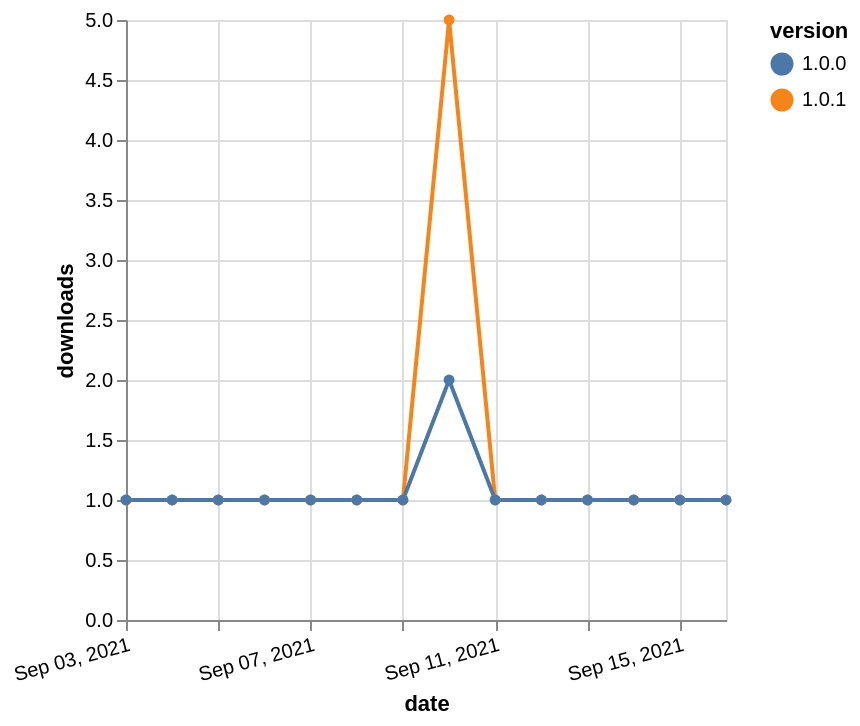

The specification (Vega-Lite) saved for this image:
### Vega-Lite specification from a JSON file in a GitHub repository (floating-point values rounded to 4 significant figures)
{"$schema": "https://vega.github.io/schema/vega-lite/v5.json", "description": "A simple bar chart with embedded data.", "data": {"values": [{"date": "2021-09-03", "total": 265, "delta": 1, "version": "1.0.1"}, {"date": "2021-09-04", "total": 266, "delta": 1, "version": "1.0.1"}, {"date": "2021-09-05", "total": 267, "delta": 1, "version": "1.0.1"}, {"date": "2021-09-06", "total": 268, "delta": 1, "version": "1.0.1"}, {"date": "2021-09-07", "total": 269, "delta": 1, "version": "1.0.1"}, {"date": "2021-09-08", "total": 270, "delta": 1, "version": "1.0.1"}, {"date": "2021-09-09", "total": 271, "delta": 1, "version": "1.0.1"}, {"date": "2021-09-10", "total": 276, "delta": 5, "version": "1.0.1"}, {"date": "2021-09-11", "total": 277, "delta": 1, "version": "1.0.1"}, {"date": "2021-09-12", "total": 278, "delta": 1, "version": "1.0.1"}, {"date": "2021-09-13", "total": 279, "delta": 1, "version": "1.0.1"}, {"date": "2021-09-14", "total": 280, "delta": 1, "version": "1.0.1"}, {"date": "2021-09-15", "total": 281, "delta": 1, "version": "1.0.1"}, {"date": "2021-09-16", "total": 282, "delta": 1, "version": "1.0.1"}, {"date": "2021-09-03", "total": 233, "delta": 1, "version": "1.0.0"}, {"date": "2021-09-04", "total": 234, "delta": 1, "version": "1.0.0"}, {"date": "2021-09-05", "total": 235, "delta": 1, "version": "1.0.0"}, {"date": "2021-09-06", "total": 236, "delta": 1, "version": "1.0.0"}, {"date": "2021-09-07", "total": 237, "delta": 1, "version": "1.0.0"}, {"date": "2021-09-08", "total": 238, "delta": 1, "version": "1.0.0"}, {"date": "2021-09-09", "total": 239, "delta": 1, "version": "1.0.0"}, {"date": "2021-09-10", "total": 241, "delta": 2, "version": "1.0.0"}, {"date": "2021-09-11", "total": 242, "delta": 1, "version": "1.0.0"}, {"date": "2021-09-12", "total": 243, "delta": 1, "version": "1.0.0"}, {"date": "2021-09-13", "total": 244, "delta": 1, "version": "1.0.0"}, {"date": "2021-09-14", "total": 245, "delta": 1, "version": "1.0.0"}, {"date": "2021-09-15", "total": 246, "delta": 1, "version": "1.0.0"}, {"date": "2021-09-16", "total": 247, "delta": 1, "version": "1.0.0"}]}, "width": "container", "mark": {"type": "line", "point": {"filled": true}}, "encoding": {"x": {"field": "date", "type": "temporal", "timeUnit": "yearmonthdate", "title": "date", "axis": {"labelAngle": -15}}, "y": {"field": "delta", "type": "quantitative", "title": "downloads"}, "color": {"field": "version", "type": "nominal"}, "tooltip": {"field": "delta"}}}
